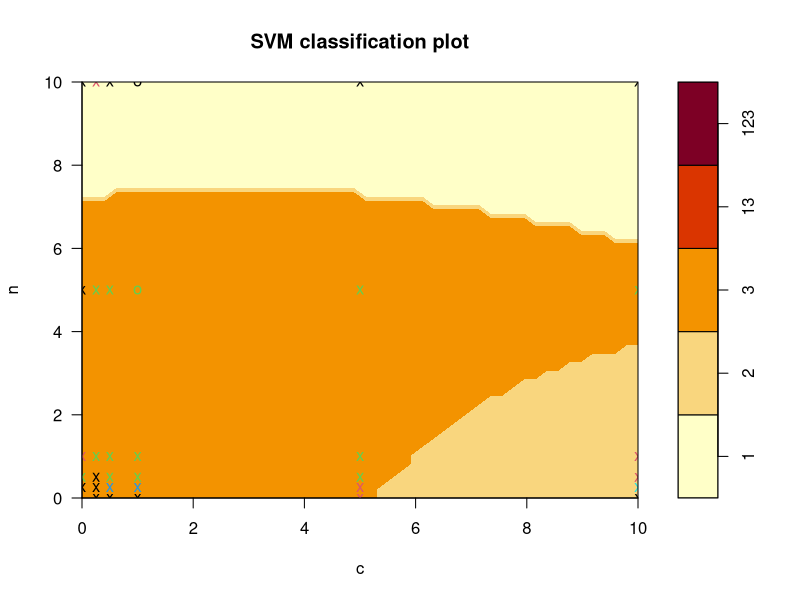

Generate this figure with R:
# When using geom_polygon, you will typically need two data frames:
# one contains the coordinates of each polygon (positions),  and the
# other the values associated with each polygon (values).  An id
# variable links the two together


library(ggplot2)
library(e1071)

train <- data.frame(read.csv("../../Results/Basanta/basanta_param-scan.csv", header=TRUE))
freq_names <- c('Type.1', 'Type.2', 'Type.3')
# plot.vars <- c('Beta', 'Delta', 'Coexistence')
plot.vars <- c('n', 'c', 'Coexistence')

#legend
#clusters 1, 2, 3, 12, 13, 23, 123

freqs.to.class <- function(freqs){
	f1 <- freqs$Type.1
	f2 <- freqs$Type.2
	f3 <- freqs$Type.3

	thresh <- 0.1

	if (f1 > thresh){
		if(f2 > thresh){
			if(f3 > thresh){
				return(123)
			} else {
				return(12)
			}
		} else if (f3 > thresh){
			return(13)
		} else {
			return(1)
		}
	}

	if(f2 > thresh){
		if(f3 > thresh){
			return(23)
		} else {
			return(2)
		}
	}

	return(3)
}

num.pts <- dim(train)[1]
coex.labels <- 
train$Coexistence <- 
	as.factor(sapply(
		1:num.pts,
		function (x) 
			freqs.to.class(train[x,freq_names])))


# svm.model <- svm(Coexistence ~ Beta + Delta, data = train)
svm.model <- svm(Coexistence ~ n + c, data = train)

setEPS()
postscript("basanta_phase-1.eps")
plot(svm.model, train[,plot.vars])
dev.off()

# ids <- factor(c("1.1", "2.1", "1.2", "2.2", "1.3", "2.3"))

# values <- data.frame(
#   id = ids,
#   value = c("yellow", "blue", "red")
# )

# positions <- data.frame(
#   id = rep(ids, each = 4),
#   x = c(2, 1, 1.1, 2.2, 1, 0, 0.3, 1.1, 2.2, 1.1, 1.2, 2.5, 1.1, 0.3,
#   0.5, 1.2, 2.5, 1.2, 1.3, 2.7, 1.2, 0.5, 0.6, 1.3),
#   y = c(-0.5, 0, 1, 0.5, 0, 0.5, 1.5, 1, 0.5, 1, 2.1, 1.7, 1, 1.5,
#   2.2, 2.1, 1.7, 2.1, 3.2, 2.8, 2.1, 2.2, 3.3, 3.2)
# )

# # Currently we need to manually merge the two together
# datapoly <- merge(values, positions, by=c("id"))
# p <- ggplot(datapoly, aes(x=x, y=y)) + geom_polygon(aes(fill=value, group=id))
# plot(p)